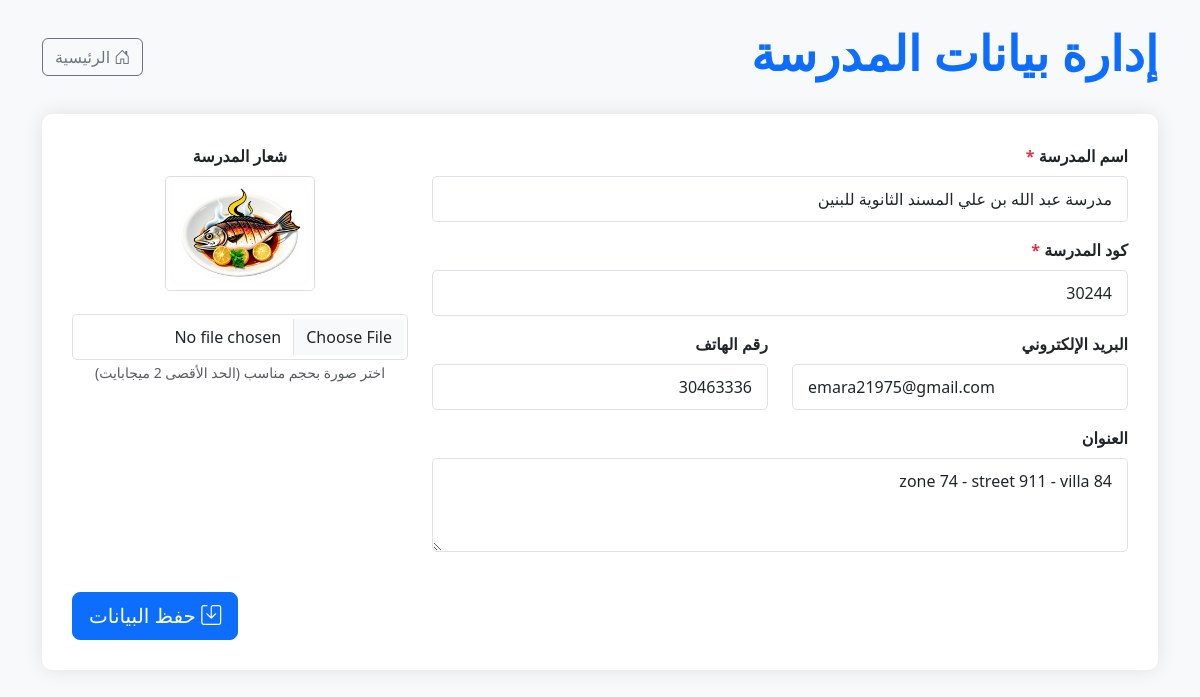
The page /school_settings.php on the database as committed earlier.
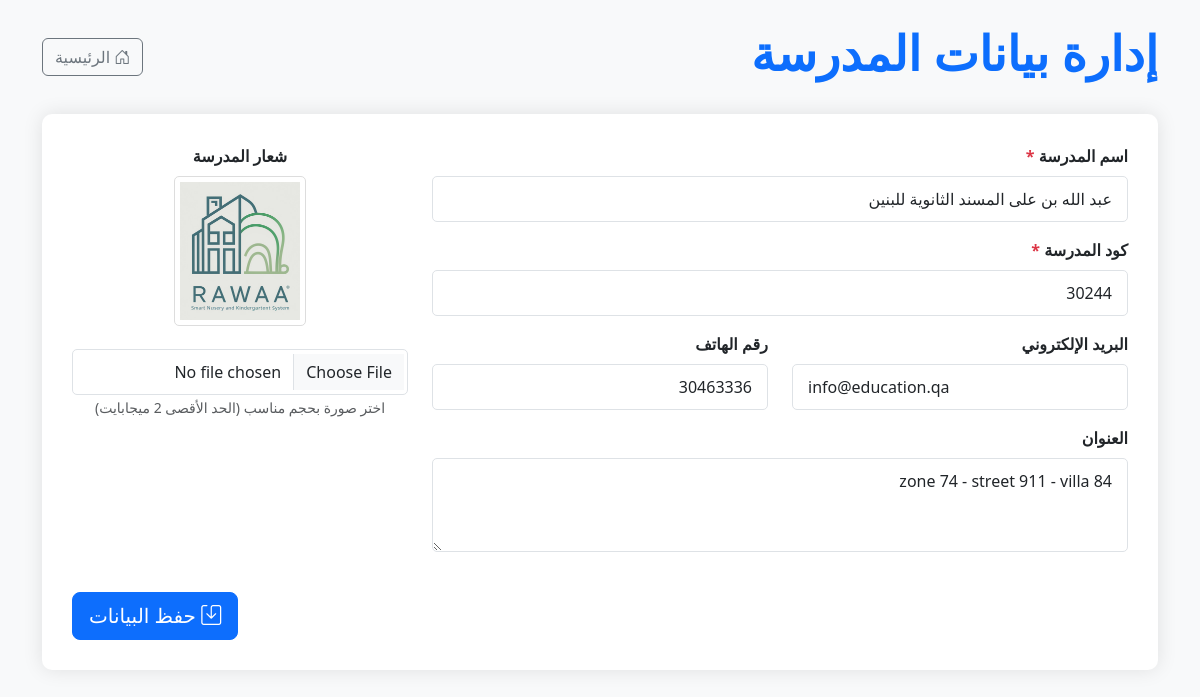
The same page on the database as committed later.
### tables this page shows
CREATE TABLE `schools` (
  `id` int NOT NULL,
  `name` varchar(255) NOT NULL,
  `phone` varchar(20) DEFAULT NULL,
  `created_at` timestamp NULL DEFAULT CURRENT_TIMESTAMP,
  `updated_at` timestamp NULL DEFAULT CURRENT_TIMESTAMP ON UPDATE CURRENT_TIMESTAMP,
  `school_code` varchar(20) DEFAULT NULL,
  `email` varchar(255) DEFAULT NULL,
  `address` text,
  `logo` varchar(255) DEFAULT NULL
);

### includes/db_connection.php (called while the page is built, shortened)
<?php
$dsn = "mysql:host=" . DB_HOST . ";dbname=" . DB_NAME . ";charset=" . DB_CHARSET;
$options = [
    PDO::ATTR_ERRMODE            => PDO::ERRMODE_EXCEPTION,
    PDO::ATTR_DEFAULT_FETCH_MODE => PDO::FETCH_ASSOC,
    PDO::ATTR_EMULATE_PREPARES   => false,
];
try {
    $pdo = new PDO($dsn, DB_USER, DB_PASS, $options);
    $pdo->exec("SET NAMES utf8mb4");
    $pdo->exec("SET CHARACTER SET utf8mb4");
    $pdo->exec("SET collation_connection = utf8mb4_unicode_ci");
} catch (PDOException $e) {
    die("فشل الاتصال بقاعدة البيانات: " . $e->getMessage());
}
function query_row($sql, $params = []) {
    global $pdo;
    $stmt = $pdo->prepare($sql);
    $stmt->execute($params);
    return $stmt->fetch();
}

### school_settings.php (the view, shortened to what this page needs)
<?php
require_once 'includes/db_connection.php';
$school = [];
$sql = "SELECT * FROM schools LIMIT 1";
$result = query_row($sql);
if ($result) {
    $school = $result;
}
?>
<!DOCTYPE html>
<html lang="ar" dir="rtl">
<head>
    <link rel="stylesheet" href="https://cdn.jsdelivr.net/npm/bootstrap@5.3.0/dist/css/bootstrap.rtl.min.css">
    <link rel="stylesheet" href="https://cdn.jsdelivr.net/npm/bootstrap-icons@1.10.0/font/bootstrap-icons.css">
</head>
<body>
    <div class="container py-4">
        <div class="d-flex justify-content-between align-items-center mb-4">
            <h1 class="display-5 fw-bold text-primary">إدارة بيانات المدرسة</h1>
            <a href="index.php" class="btn btn-outline-secondary">
                <i class="bi bi-house-door"></i> الرئيسية
            </a>
        </div>
        <div class="form-container">
            <form method="post" enctype="multipart/form-data">
                <div class="row">
                    <div class="col-md-8">
                        <div class="mb-3">
                            <label for="name" class="form-label">اسم المدرسة <span class="text-danger">*</span></label>
                            <input type="text" class="form-control" id="name" name="name" value="<?php echo isset($school['name']) ? $school['name'] : ''; ?>" required>
                        </div>
                        <div class="mb-3">
                            <label for="school_code" class="form-label">كود المدرسة <span class="text-danger">*</span></label>
                            <input type="text" class="form-control" id="school_code" name="school_code" value="<?php echo isset($school['school_code']) ? $school['school_code'] : ''; ?>" required>
                        </div>
                        <div class="row">
                            <div class="col-md-6">
                                <div class="mb-3">
                                    <label for="email" class="form-label">البريد الإلكتروني</label>
                                    <input type="email" class="form-control" id="email" name="email" value="<?php echo isset($school['email']) ? $school['email'] : ''; ?>">
                                </div>
                            </div>
                            <div class="col-md-6">
                                <div class="mb-3">
                                    <label for="phone" class="form-label">رقم الهاتف</label>
                                    <input type="text" class="form-control" id="phone" name="phone" value="<?php echo isset($school['phone']) ? $school['phone'] : ''; ?>">
                                </div>
                            </div>
                        </div>
                        <div class="mb-3">
                            <label for="address" class="form-label">العنوان</label>
                            <textarea class="form-control" id="address" name="address" rows="3"><?php echo isset($school['address']) ? $school['address'] : ''; ?></textarea>
                        </div>
                    </div>
                    <div class="col-md-4 text-center">
                        <div class="mb-3">
                            <label for="logo" class="form-label d-block">شعار المدرسة</label>
                            <?php if (isset($school['logo']) && !empty($school['logo'])): ?>
                                <img src="<?php echo $school['logo']; ?>" alt="شعار المدرسة" class="school-logo-preview">
                            <?php else: ?>
                                <img src="assets/img/school-placeholder.png" alt="صورة افتراضية" class="school-logo-preview">
                            <?php endif; ?>
                            <input type="file" class="form-control mt-2" id="logo" name="logo" accept="image/*">
                            <small class="text-muted">اختر صورة بحجم مناسب (الحد الأقصى 2 ميجابايت)</small>
                        </div>
                    </div>
                </div>
                <div class="d-grid gap-2 d-md-flex justify-content-md-end mt-4">
                    <button type="submit" class="btn btn-primary btn-lg">
                        <i class="bi bi-save"></i> حفظ البيانات
                    </button>
                </div>
            </form>
        </div>
    </div>
</body>
</html>

Rows that differ between the two databases and show on the page:
changed schools "zone 74 - street 911 - villa 84": name "مدرسة عبد الله بن علي المسند الثانوية للبنين" → "عبد الله بن على المسند الثانوية للبنين"; email "emara21975@gmail.com" → "info@education.qa"; logo: a different picture
